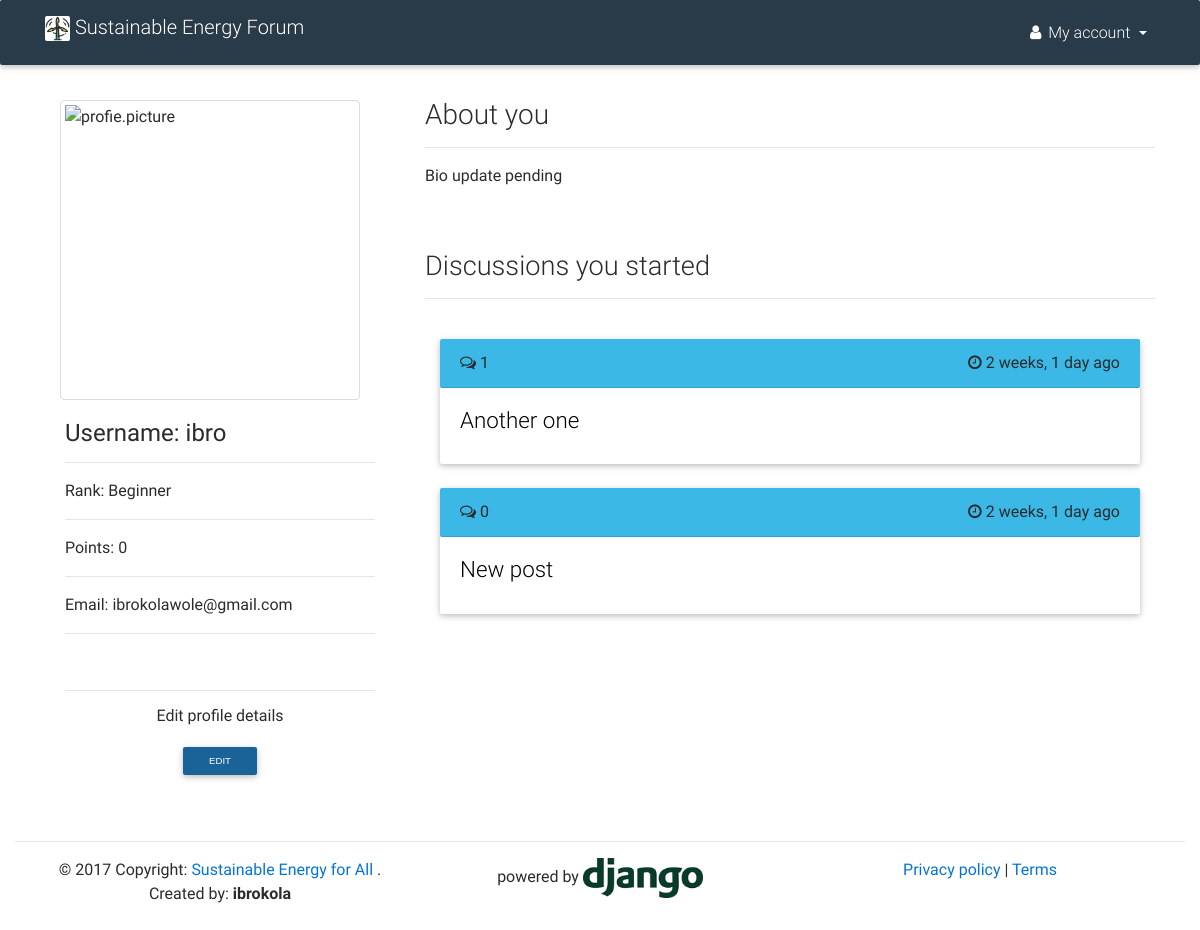
The app's page /u/profile/ (signed in) with its own data.
### profiles/models.py (models this page shows, shortened)
class Profile(models.Model):
    user = models.OneToOneField(User)
    image = models.ImageField(upload_to='images/', null=True, blank=True)
    rank = models.CharField(max_length=50, default="Beginner")
    bio = models.TextField(null=True, blank=True)
    website_link = models.CharField(max_length=320,
                                    null=True,
                                    blank=True,
                                    verbose_name='Personal website url')
    facebook_link = models.CharField(max_length=320,
                                    null=True,
                                    blank=True,
                                    verbose_name='Facebook profile url')
    twitter_handle = models.CharField(max_length=320,
                                    null=True,
                                    blank=True,
                                    verbose_name='Twitter handle')

### users/models.py (models this page shows, shortened)
class User(AbstractBaseUser):
    username = models.CharField(
        max_length=255,
        unique=True,
    )
    email = models.EmailField(
        verbose_name='email address',
        max_length=255,
        unique=True,
    )
    first_name = models.CharField(
                max_length=120,
                null=True,
                blank=True
                )
    last_name = models.CharField(
                max_length=120,
                null=True,
                blank=True
                )
    score = models.IntegerField(default=0)
    is_active = models.BooleanField(default=True)
    is_admin = models.BooleanField(default=False)
    objects = UserManager()
    USERNAME_FIELD = 'username'
    REQUIRED_FIELDS = ['email']
    def __str__(self):              # __unicode__ on Python 2
        return self.username
    class Meta:
        db_table = "users"

### forum/models.py (models this page shows, shortened)
class Votable(models.Model):
    class Meta:
        abstract = True
    votes = GenericRelation(Vote)
    author = models.ForeignKey(User, on_delete=models.PROTECT)
    upvotes = models.IntegerField(default=0)
    downvotes = models.IntegerField(default=0)
    flags = models.IntegerField(default=0)

class Post(Votable):
    class Meta:
        db_table = "posts"
        index_together = [
            ["submission_time",],
        ]
    objects = PostsManager()
    title = models.CharField(max_length=500)
    slug = models.SlugField(max_length=500,null=True, blank=True)
    text = models.TextField(max_length=8192, blank=True)
    submission_time = models.DateTimeField(auto_now_add=True)
    num_comments = models.IntegerField(default=0)
    def get_absolute_url(self):
        return reverse('forum:discussion', kwargs={"post_id": self.pk})
    def __str__(self):
        return self.title

### profiles/views.py (the view)
class ProfileUserView(View):
    def get(self, request, *args, **kwargs):
        if request.user.is_authenticated():
            user = get_object_or_404(User, username=request.user.username)
            post_list = Post.objects.filter(author__username__iexact=user.username).order_by('-submission_time')
            paginator = Paginator(post_list, 10)
            page = request.GET.get('page')
            try:
                post = paginator.page(page)
            except PageNotAnInteger:
                post = paginator.page(1)
            except EmptyPage:
                post = paginator.page(paginator.num_pages)
            profile = Profile.objects.get(user=user)
            template = 'profiles/profile_user.html'
            context = {
                'profile': profile,
                'post': post
                }
            return render(request, template, context)
        else:
            return HttpResponseRedirect(reverse('account_login'))

### templates/profiles/profile_user.html (shortened to what this page needs)
{% extends 'base.html' %}
{% load static %}
{% load humanize %}
{% block pagecss %}
<link href="{% static 'css/mdb.css' %}" rel="stylesheet">
{% endblock %}
{% block content %}
<div class="container-fluid" style="padding-top: 100px;"></div>
<div class="container">
	<div class="row">
		<div class="col-sm-6 col-md-4">
			<section class="wow fadeIn">
			         <div class="container">
			        {% if profile.image %}
			            <img src="{{ profile.image.url }}" class="img-fluid img-thumbnail text-center" width="300" height="300" alt="profie.picture">
			        {% else %}
			        	<img src="http://www.sbsc.in/images/dummy-profile-pic.png" class="img-fluid img-thumbnail" width="300" height="300" alt="profie.picture">
			        {% endif %}
			        </div>
			        <div class="card-block">
			            <h4 class="card-title"><strong>Username: {{ profile.user.username }}</strong></h4>
						<hr>
						<p>Rank: {{ profile.rank }}</p>
						<hr>
						<p>Points: {{ request.user.score }}</p>
						<hr>
						 <p>Email: {{ profile.user.email }}</p>
						<hr>
						<br>
						 <hr>
						<div class="text-center">
							<h5>Edit profile details</h5><a href="{% url 'profile:profile_edit' %}"><button class="btn btn-default btn-sm" value="update" type="submit">Edit</button></a>
						</div>
			</section>
			<br>
		</div>
		<div class="col-sm-6 col-md-8">
			<h3>About you</h3>
            <hr>
            {% if profile.bio %}
                <p>{{ profile.bio }}</p>
            {% else %}
                <p>Bio update pending</p>
			{% endif %}
			<br>
			<br>
			<h3 class="h3-responsive">Discussions you started</h3>
			<hr>
			<br>
			<div class="col-sm-12">
			{% if post %}
				{% for item in post %}
				<div class="card">
					<div class="card-header">
						<i class="fa fa-comments-o"></i> {{  item.num_comments }}  <span class="float-right"><i class="fa fa-clock-o"></i> {{  item.submission_time | naturaltime }}</span>
					</div>
					<div class="card-block">
						<a href="{{ item.get_absolute_url }}">
							<h4 class="card-title h4-responsive" style="color: black;">{{ item }}</h4>
						</a>
					</div>
				</div>
				<br>
				{% endfor %}
			{% else %}
				<p>No post yet</p>
			{% endif %}
			<br>
			<br>
			</div>
		</div>
		<br>
		<br>
	</div>
</div>
{% endblock %}

### records on screen
Profile: user.username "ibro", rank "Beginner", user.email "ibrokolawole@gmail.com"
User: user.score "0"
Post: num_comments "1", submission_time "2 weeks, 1 day ago", title "Another one"
Post: num_comments "0", submission_time "2 weeks, 1 day ago", title "New post"
